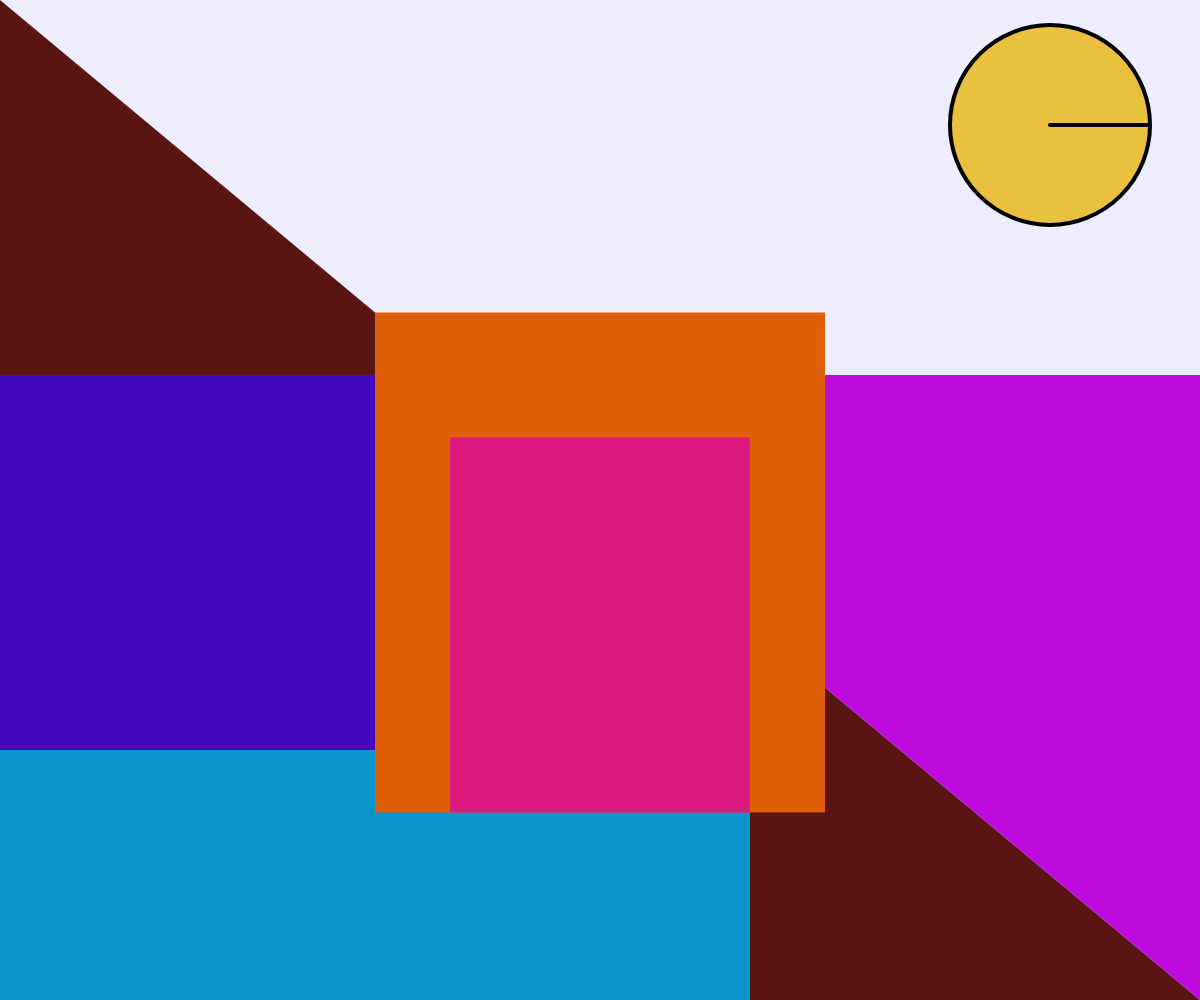
Frame 1 (no input)
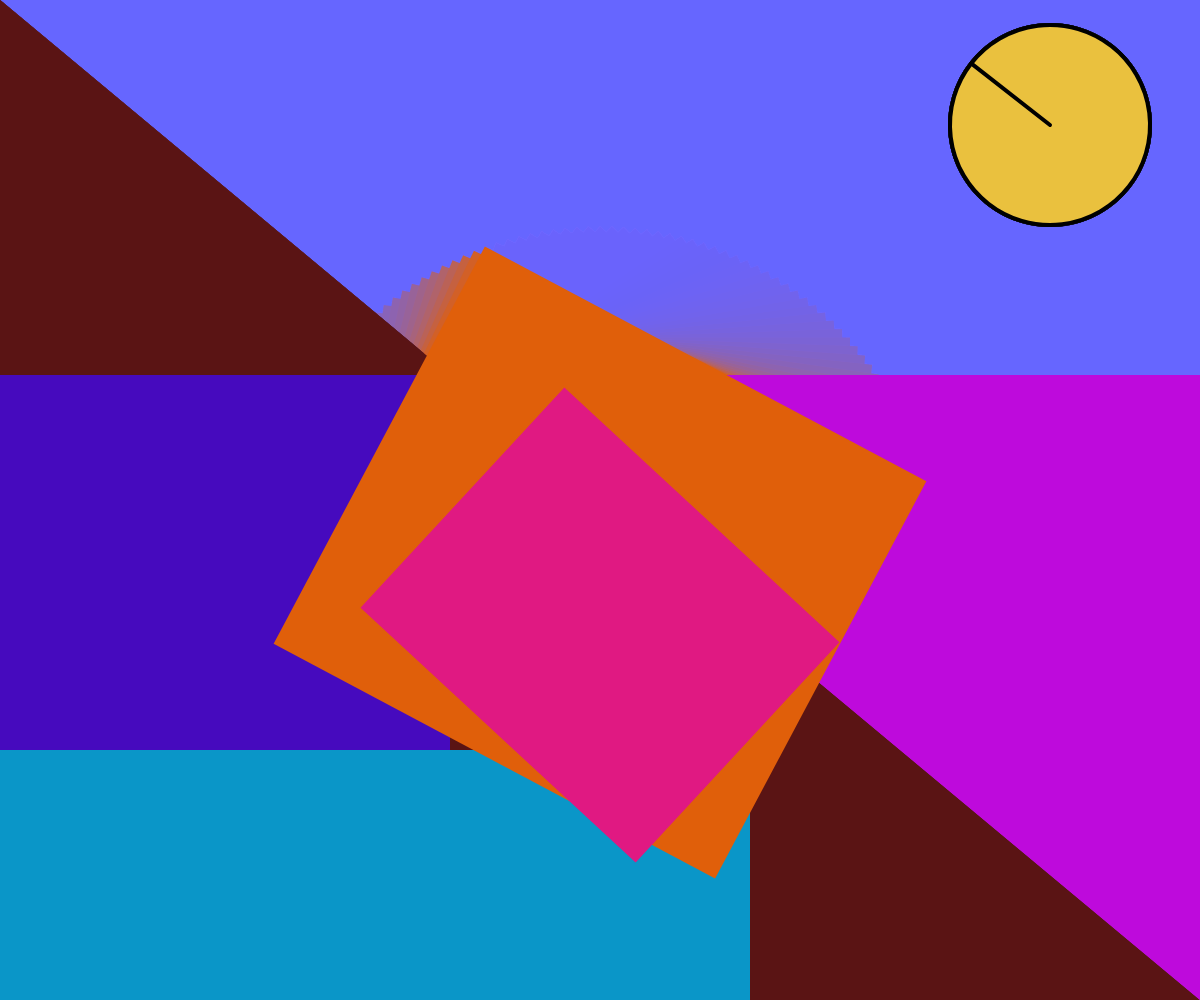
Frame 60 (no input)
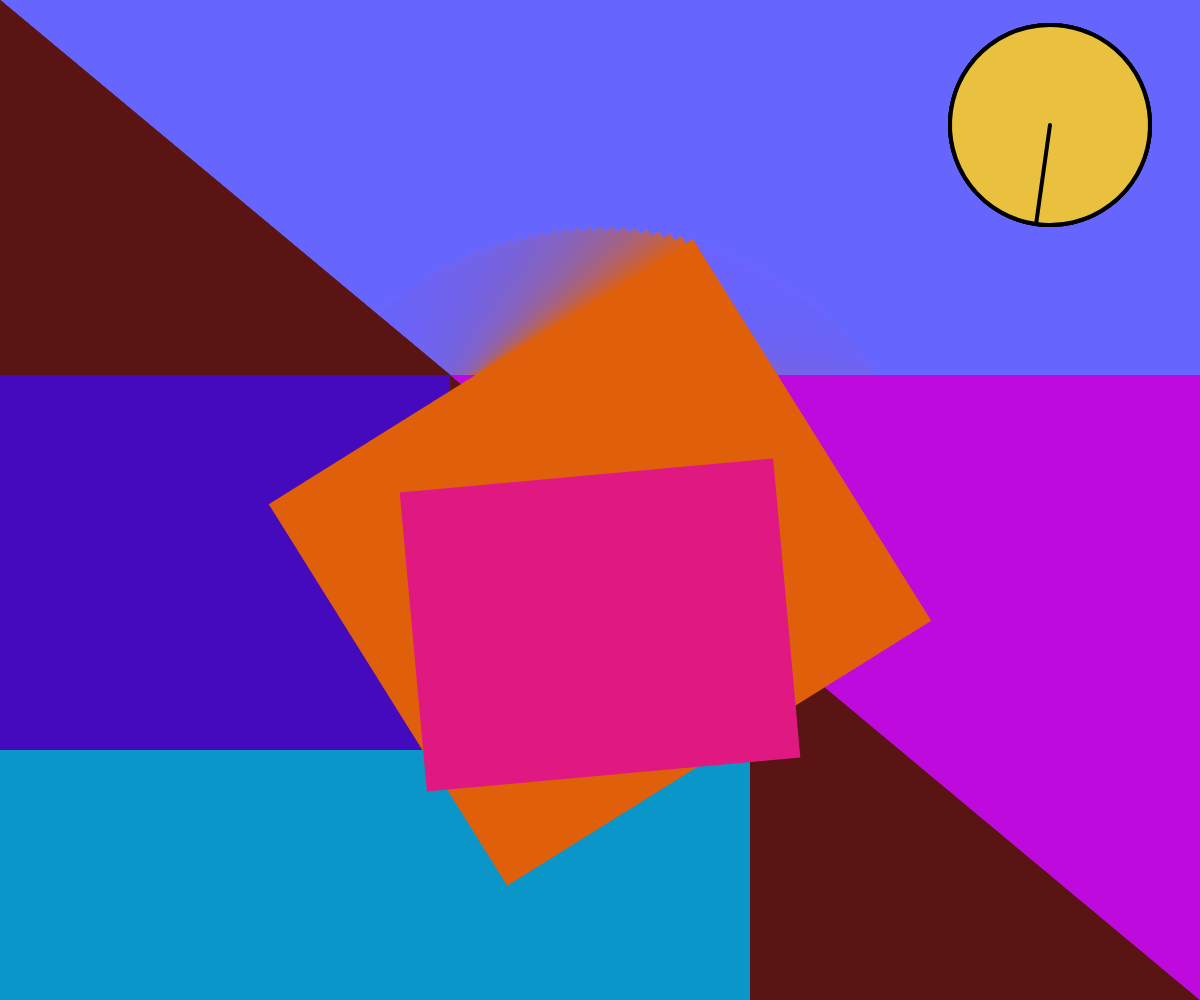
Frame 120 (the mouse pressed at the canvas centre since frame 60)

The p5.js sketch that drew these frames (run headless with seeded random() and noise() and a simulated clock; from frame 60 on, the mouse is pressed at the canvas centre):

// p5.js sketch
// ── sketch.js

let colSize, rowSize,col1,col2,col3,col4,col5,col6,col7,row1,row2,row3,row4,row5,row6,row7;
let angle1,angle2,angle3,angle4;

function setup() {
createCanvas(windowWidth,windowHeight);
angleMode(DEGREES);

angle1=0;
angle2=0;
angle3=0;
angle4=0;

colSize=width/8;
rowSize=height/8;

col1=colSize;
col2=colSize*2;
col3=colSize*3;
col4=colSize*4;
col5=colSize*5;
col6=colSize*6;
col7=colSize*7;

row1=rowSize;
row2=rowSize*2;
row3=rowSize*3;
row4=rowSize*4;
row5=rowSize*5;
row6=rowSize*6;
row7=rowSize*7;


}

function draw() {
background(100,100,250,30);

// //grid draw
// stroke(255);
// //col
// line(col1,0,col1,height);
// line(col2,0,col2,height);
// line(col3,0,col3,height);
// line(col4,0,col4,height);
// line(col5,0,col5,height);
// line(col6,0,col6,height);
// line(col7,0,col7,height);
// //row
// line(0,row1,width,row1);
// line(0,row2,width,row2);
// line(0,row3,width,row3);
// line(0,row4,width,row4);
// line(0,row5,width,row5);
// line(0,row6,width,row6);
// line(0,row7,width,row7);

//my paint
noStroke();
fill(90,20,20);
triangle(0,0,0,height,width,height);
fill(190,10,220);
triangle(col3,row3,width,row3,width,height);

fill(10,150,200);
rect(0,row6,colSize*5,rowSize*2);

fill(70,10,190);
rect(0,row3,colSize*3,rowSize*3);

push();
translate(col4,row3+row3/2); 
fill(224,95,10);
rectMode(CENTER);
rotate(angle1);
rect(0,0,colSize*3,rowSize*4);
pop();


push();
translate(col4,row5); 
rectMode(CENTER);
fill(224,25,130);
rotate(angle2)
rect(0,0,colSize*2,rowSize*3);
pop();


push();
stroke(0);
strokeWeight(4);

let cirSize = rowSize*1.6;
translate(col7,row1);
fill(234,193,62);
rotate(angle3); //do it before circle
circle(0,0,cirSize);
line(0,0,cirSize/2,0);


pop();


angle1 +=2;
angle2 -=0.8;
angle3 +=22;


}
